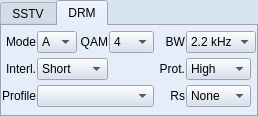
      <widget class="QTabWidget" name="settingsTableWidget">
       <property name="sizePolicy">
        <sizepolicy hsizetype="Preferred" vsizetype="Preferred">
         <horstretch>0</horstretch>
         <verstretch>0</verstretch>
        </sizepolicy>
       </property>
       <property name="minimumSize">
        <size>
         <width>0</width>
         <height>0</height>
        </size>
       </property>
       <property name="palette">
        <palette>
         <active>
          <colorrole role="WindowText">
           <brush brushstyle="SolidPattern">
            <color alpha="255">
             <red>0</red>
             <green>0</green>
             <blue>0</blue>
            </color>
           </brush>
          </colorrole>
          <colorrole role="Button">
           <brush brushstyle="SolidPattern">
            <color alpha="255">
             <red>211</red>
             <green>221</green>
             <blue>238</blue>
            </color>
           </brush>
          </colorrole>
          <colorrole role="Light">
           <brush brushstyle="SolidPattern">
            <color alpha="255">
             <red>255</red>
             <green>255</green>
             <blue>255</blue>
            </color>
           </brush>
          </colorrole>
          <colorrole role="Midlight">
           <brush brushstyle="SolidPattern">
            <color alpha="255">
             <red>233</red>
             <green>238</green>
             <blue>246</blue>
            </color>
           </brush>
          </colorrole>
          <colorrole role="Dark">
           <brush brushstyle="SolidPattern">
            <color alpha="255">
             <red>105</red>
             <green>110</green>
             <blue>119</blue>
            </color>
           </brush>
          </colorrole>
          <colorrole role="Mid">
           <brush brushstyle="SolidPattern">
            <color alpha="255">
             <red>140</red>
             <green>147</green>
             <blue>158</blue>
            </color>
           </brush>
          </colorrole>
          <colorrole role="Text">
           <brush brushstyle="SolidPattern">
            <color alpha="255">
             <red>0</red>
             <green>0</green>
             <blue>0</blue>
            </color>
           </brush>
          </colorrole>
          <colorrole role="BrightText">
           <brush brushstyle="SolidPattern">
            <color alpha="255">
             <red>255</red>
             <green>255</green>
             <blue>255</blue>
            </color>
           </brush>
          </colorrole>
          <colorrole role="ButtonText">
           <brush brushstyle="SolidPattern">
            <color alpha="255">
             <red>0</red>
             <green>0</green>
             <blue>0</blue>
            </color>
           </brush>
          </colorrole>
          <colorrole role="Base">
           <brush brushstyle="SolidPattern">
            <color alpha="255">
             <red>255</red>
             <green>255</green>
             <blue>255</blue>
            </color>
           </brush>
          </colorrole>
          <colorrole role="Window">
           <brush brushstyle="SolidPattern">
            <color alpha="255">
             <red>215</red>
             <green>229</green>
             <blue>238</blue>
            </color>
           </brush>
          </colorrole>
          <colorrole role="Shadow">
           <brush brushstyle="SolidPattern">
            <color alpha="255">
             <red>0</red>
             <green>0</green>
             <blue>0</blue>
            </color>
           </brush>
          </colorrole>
          <colorrole role="Highlight">
           <brush brushstyle="SolidPattern">
            <color alpha="255">
             <red>0</red>
             <green>0</green>
             <blue>128</blue>
            </color>
           </brush>
          </colorrole>
          <colorrole role="HighlightedText">
           <brush brushstyle="SolidPattern">
            <color alpha="255">
             <red>255</red>
             <green>255</green>
             <blue>255</blue>
            </color>
           </brush>
          </colorrole>
          <colorrole role="Link">
           <brush brushstyle="SolidPattern">
            <color alpha="255">
             <red>0</red>
             <green>0</green>
             <blue>0</blue>
            </color>
           </brush>
          </colorrole>
          <colorrole role="LinkVisited">
           <brush brushstyle="SolidPattern">
            <color alpha="255">
             <red>0</red>
             <green>0</green>
             <blue>0</blue>
            </color>
           </brush>
          </colorrole>
         </active>
         <inactive>
          <colorrole role="WindowText">
           <brush brushstyle="SolidPattern">
            <color alpha="255">
             <red>0</red>
             <green>0</green>
             <blue>0</blue>
            </color>
           </brush>
          </colorrole>
          <colorrole role="Button">
           <brush brushstyle="SolidPattern">
            <color alpha="255">
             <red>211</red>
             <green>221</green>
             <blue>238</blue>
            </color>
           </brush>
          </colorrole>
          <colorrole role="Light">
           <brush brushstyle="SolidPattern">
            <color alpha="255">
             <red>255</red>
             <green>255</green>
             <blue>255</blue>
            </color>
           </brush>
          </colorrole>
          <colorrole role="Midlight">
           <brush brushstyle="SolidPattern">
            <color alpha="255">
             <red>244</red>
             <green>248</green>
             <blue>255</blue>
            </color>
           </brush>
          </colorrole>
          <colorrole role="Dark">
           <brush brushstyle="SolidPattern">
            <color alpha="255">
             <red>105</red>
             <green>110</green>
             <blue>119</blue>
            </color>
           </brush>
          </colorrole>
          <colorrole role="Mid">
           <brush brushstyle="SolidPattern">
            <color alpha="255">
             <red>140</red>
             <green>147</green>
             <blue>158</blue>
            </color>
           </brush>
          </colorrole>
          <colorrole role="Text">
           <brush brushstyle="SolidPattern">
            <color alpha="255">
             <red>0</red>
             <green>0</green>
             <blue>0</blue>
            </color>
           </brush>
          </colorrole>
          <colorrole role="BrightText">
           <brush brushstyle="SolidPattern">
            <color alpha="255">
             <red>255</red>
             <green>255</green>
             <blue>255</blue>
            </color>
           </brush>
          </colorrole>
          <colorrole role="ButtonText">
           <brush brushstyle="SolidPattern">
            <color alpha="255">
             <red>0</red>
             <green>0</green>
             <blue>0</blue>
            </color>
           </brush>
          </colorrole>
          <colorrole role="Base">
           <brush brushstyle="SolidPattern">
            <color alpha="255">
             <red>255</red>
             <green>255</green>
             <blue>255</blue>
            </color>
           </brush>
          </colorrole>
          <colorrole role="Window">
           <brush brushstyle="SolidPattern">
            <color alpha="255">
             <red>215</red>
             <green>229</green>
             <blue>238</blue>
            </color>
           </brush>
          </colorrole>
          <colorrole role="Shadow">
           <brush brushstyle="SolidPattern">
            <color alpha="255">
             <red>0</red>
             <green>0</green>
             <blue>0</blue>
            </color>
           </brush>
          </colorrole>
          <colorrole role="Highlight">
           <brush brushstyle="SolidPattern">
            <color alpha="255">
             <red>0</red>
             <green>0</green>
             <blue>128</blue>
            </color>
           </brush>
          </colorrole>
          <colorrole role="HighlightedText">
           <brush brushstyle="SolidPattern">
            <color alpha="255">
             <red>255</red>
             <green>255</green>
             <blue>255</blue>
            </color>
           </brush>
          </colorrole>
          <colorrole role="Link">
           <brush brushstyle="SolidPattern">
            <color alpha="255">
             <red>0</red>
             <green>0</green>
             <blue>192</blue>
            </color>
           </brush>
          </colorrole>
          <colorrole role="LinkVisited">
           <brush brushstyle="SolidPattern">
            <color alpha="255">
             <red>128</red>
             <green>0</green>
             <blue>128</blue>
            </color>
           </brush>
          </colorrole>
         </inactive>
         <disabled>
          <colorrole role="WindowText">
           <brush brushstyle="SolidPattern">
            <color alpha="255">
             <red>128</red>
             <green>128</green>
             <blue>128</blue>
            </color>
           </brush>
          </colorrole>
          <colorrole role="Button">
           <brush brushstyle="SolidPattern">
            <color alpha="255">
             <red>211</red>
             <green>221</green>
             <blue>238</blue>
            </color>
           </brush>
          </colorrole>
          <colorrole role="Light">
           <brush brushstyle="SolidPattern">
            <color alpha="255">
             <red>255</red>
             <green>255</green>
             <blue>255</blue>
            </color>
           </brush>
          </colorrole>
          <colorrole role="Midlight">
           <brush brushstyle="SolidPattern">
            <color alpha="255">
             <red>244</red>
             <green>248</green>
             <blue>255</blue>
            </color>
           </brush>
          </colorrole>
          <colorrole role="Dark">
           <brush brushstyle="SolidPattern">
            <color alpha="255">
             <red>105</red>
             <green>110</green>
             <blue>119</blue>
            </color>
           </brush>
          </colorrole>
          <colorrole role="Mid">
           <brush brushstyle="SolidPattern">
            <color alpha="255">
             <red>140</red>
             <green>147</green>
             <blue>158</blue>
            </color>
           </brush>
          </colorrole>
          <colorrole role="Text">
           <brush brushstyle="SolidPattern">
            <color alpha="255">
             <red>128</red>
             <green>128</green>
             <blue>128</blue>
            </color>
           </brush>
          </colorrole>
          <colorrole role="BrightText">
           <brush brushstyle="SolidPattern">
            <color alpha="255">
             <red>255</red>
             <green>255</green>
             <blue>255</blue>
            </color>
           </brush>
          </colorrole>
          <colorrole role="ButtonText">
           <brush brushstyle="SolidPattern">
            <color alpha="255">
             <red>128</red>
             <green>128</green>
             <blue>128</blue>
            </color>
           </brush>
          </colorrole>
          <colorrole role="Base">
           <brush brushstyle="SolidPattern">
            <color alpha="255">
             <red>255</red>
             <green>255</green>
             <blue>255</blue>
            </color>
           </brush>
          </colorrole>
          <colorrole role="Window">
           <brush brushstyle="SolidPattern">
            <color alpha="255">
             <red>215</red>
             <green>229</green>
             <blue>238</blue>
            </color>
           </brush>
          </colorrole>
          <colorrole role="Shadow">
           <brush brushstyle="SolidPattern">
            <color alpha="255">
             <red>0</red>
             <green>0</green>
             <blue>0</blue>
            </color>
           </brush>
          </colorrole>
          <colorrole role="Highlight">
           <brush brushstyle="SolidPattern">
            <color alpha="255">
             <red>0</red>
             <green>0</green>
             <blue>128</blue>
            </color>
           </brush>
          </colorrole>
          <colorrole role="HighlightedText">
           <brush brushstyle="SolidPattern">
            <color alpha="255">
             <red>255</red>
             <green>255</green>
             <blue>255</blue>
            </color>
           </brush>
          </colorrole>
          <colorrole role="Link">
           <brush brushstyle="SolidPattern">
            <color alpha="255">
             <red>0</red>
             <green>0</green>
             <blue>192</blue>
            </color>
           </brush>
          </colorrole>
          <colorrole role="LinkVisited">
           <brush brushstyle="SolidPattern">
            <color alpha="255">
             <red>128</red>
             <green>0</green>
             <blue>128</blue>
            </color>
           </brush>
          </colorrole>
         </disabled>
        </palette>
       </property>
       <property name="currentIndex">
        <number>1</number>
       </property>
       <widget class="QWidget" name="sstvTXTab">
        <attribute name="title">
         <string>SSTV</string>
        </attribute>
        <layout class="QVBoxLayout" name="verticalLayout_3">
         <item>
          <layout class="QHBoxLayout" name="horizontalLayout_4">
           <item>
            <spacer name="horizontalSpacer_6">
             <property name="orientation">
              <enum>Qt::Horizontal</enum>
             </property>
             <property name="sizeHint" stdset="0">
              <size>
               <width>40</width>
               <height>20</height>
              </size>
             </property>
            </spacer>
           </item>
           <item>
            <widget class="QLabel" name="modeLabel">
             <property name="text">
              <string>Mode</string>
             </property>
             <property name="alignment">
              <set>Qt::AlignRight|Qt::AlignTrailing|Qt::AlignVCenter</set>
             </property>
             <property name="wordWrap">
              <bool>false</bool>
             </property>
            </widget>
           </item>
           <item>
            <widget class="QComboBox" name="sstvModeComboBox">
             <property name="toolTip">
              <string>Transmit mode</string>
             </property>
             <property name="statusTip">
              <string>Transmit mode</string>
             </property>
            </widget>
           </item>
          </layout>
         </item>
         <item>
          <spacer name="verticalSpacer_2">
           <property name="orientation">
            <enum>Qt::Vertical</enum>
           </property>
           <property name="sizeHint" stdset="0">
            <size>
             <width>20</width>
             <height>19</height>
            </size>
           </property>
          </spacer>
         </item>
         <item>
          <layout class="QHBoxLayout" name="horizontalLayout_10">
           <item>
            <spacer name="horizontalSpacer_2">
             <property name="orientation">
              <enum>Qt::Horizontal</enum>
             </property>
             <property name="sizeHint" stdset="0">
              <size>
               <width>40</width>
               <height>20</height>
              </size>
             </property>
            </spacer>
           </item>
           <item>
            <widget class="QComboBox" name="sstvResizeComboBox"/>
           </item>
          </layout>
         </item>
        </layout>
       </widget>
       <widget class="QWidget" name="drmTXTab">
        <attribute name="title">
         <string>DRM</string>
        </attribute>
        <layout class="QGridLayout" name="gridLayout_2">
         <property name="leftMargin">
          <number>0</number>
         </property>
         <property name="topMargin">
          <number>0</number>
         </property>
         <property name="rightMargin">
          <number>0</number>
         </property>
         <property name="bottomMargin">
          <number>0</number>
         </property>
         <property name="horizontalSpacing">
          <number>1</number>
         </property>
         <property name="verticalSpacing">
          <number>0</number>
         </property>
         <item row="0" column="0">
          <widget class="QLabel" name="drmModeLabel">
           <property name="minimumSize">
            <size>
             <width>30</width>
             <height>0</height>
            </size>
           </property>
           <property name="text">
            <string>Mode</string>
           </property>
           <property name="alignment">
            <set>Qt::AlignRight|Qt::AlignTrailing|Qt::AlignVCenter</set>
           </property>
           <property name="wordWrap">
            <bool>false</bool>
           </property>
          </widget>
         </item>
         <item row="0" column="1">
          <widget class="QComboBox" name="drmTxModeComboBox">
           <property name="minimumSize">
            <size>
             <width>40</width>
             <height>0</height>
            </size>
           </property>
           <property name="maximumSize">
            <size>
             <width>40</width>
             <height>25</height>
            </size>
           </property>
           <item>
            <property name="text">
             <string>A</string>
            </property>
           </item>
           <item>
            <property name="text">
             <string>B</string>
            </property>
           </item>
           <item>
            <property name="text">
             <string>E</string>
            </property>
           </item>
          </widget>
         </item>
         <item row="0" column="2">
          <widget class="QLabel" name="drmQAMLabel">
           <property name="minimumSize">
            <size>
             <width>30</width>
             <height>0</height>
            </size>
           </property>
           <property name="text">
            <string>QAM</string>
           </property>
           <property name="alignment">
            <set>Qt::AlignRight|Qt::AlignTrailing|Qt::AlignVCenter</set>
           </property>
           <property name="wordWrap">
            <bool>false</bool>
           </property>
          </widget>
         </item>
         <item row="0" column="3">
          <widget class="QComboBox" name="drmTxQAMComboBox">
           <property name="minimumSize">
            <size>
             <width>45</width>
             <height>0</height>
            </size>
           </property>
           <property name="maximumSize">
            <size>
             <width>45</width>
             <height>16777215</height>
            </size>
           </property>
           <item>
            <property name="text">
             <string>4</string>
            </property>
           </item>
           <item>
            <property name="text">
             <string>16</string>
            </property>
           </item>
           <item>
            <property name="text">
             <string>64</string>
            </property>
           </item>
          </widget>
         </item>
         <item row="0" column="4">
          <widget class="QLabel" name="drmBandwidthLabel">
           <property name="minimumSize">
            <size>
             <width>30</width>
             <height>0</height>
            </size>
           </property>
           <property name="text">
            <string>BW</string>
           </property>
           <property name="alignment">
            <set>Qt::AlignRight|Qt::AlignTrailing|Qt::AlignVCenter</set>
           </property>
           <property name="wordWrap">
            <bool>false</bool>
           </property>
          </widget>
         </item>
         <item row="0" column="5">
          <widget class="QComboBox" name="drmTxBandwidthComboBox">
           <property name="minimumSize">
            <size>
             <width>70</width>
             <height>0</height>
            </size>
           </property>
           <property name="maximumSize">
            <size>
             <width>70</width>
             <height>16777215</height>
            </size>
           </property>
            <item>
            <property name="text">
             <string>2.2 kHz</string>
            </property>
           </item>
           <item>
            <property name="text">
             <string>2.5 kHz</string>
            </property>
           </item>
          </widget>
         </item>
         <item row="1" column="0">
          <widget class="QLabel" name="drmInterleavelabel">
           <property name="minimumSize">
            <size>
             <width>30</width>
             <height>0</height>
            </size>
           </property>
           <property name="text">
            <string>Interl.</string>
           </property>
           <property name="alignment">
            <set>Qt::AlignRight|Qt::AlignTrailing|Qt::AlignVCenter</set>
           </property>
           <property name="wordWrap">
            <bool>false</bool>
           </property>
          </widget>
         </item>
         <item row="1" column="1" colspan="2">
          <widget class="QComboBox" name="drmTxInterleaveComboBox">
           <item>
            <property name="text">
             <string>Short</string>
            </property>
           </item>
           <item>
            <property name="text">
             <string>Long</string>
            </property>
           </item>
          </widget>
         </item>
         <item row="1" column="4">
          <widget class="QLabel" name="drmProtectionLabel">
           <property name="minimumSize">
            <size>
             <width>30</width>
             <height>0</height>
            </size>
           </property>
           <property name="text">
            <string>Prot.</string>
           </property>
           <property name="alignment">
            <set>Qt::AlignRight|Qt::AlignTrailing|Qt::AlignVCenter</set>
           </property>
           <property name="wordWrap">
            <bool>false</bool>
           </property>
          </widget>
         </item>
         <item row="1" column="5">
          <widget class="QComboBox" name="drmTxProtectionComboBox">
           <property name="minimumSize">
            <size>
             <width>65</width>
             <height>0</height>
            </size>
           </property>
           <property name="maximumSize">
            <size>
             <width>65</width>
             <height>25</height>
            </size>
           </property>
           <item>
            <property name="text">
             <string>High</string>
            </property>
           </item>
           <item>
            <property name="text">
             <string>Low</string>
            </property>
           </item>
          </widget>
         </item>
         <item row="2" column="0">
          <widget class="QLabel" name="drmProfileLabel">
           <property name="text">
            <string>Profile</string>
           </property>
           <property name="alignment">
            <set>Qt::AlignRight|Qt::AlignTrailing|Qt::AlignVCenter</set>
           </property>
          </widget>
         </item>
         <item row="2" column="1" colspan="3">
          <widget class="QComboBox" name="drmProfileComboBox">
           <property name="maximumSize">
            <size>
             <width>16777215</width>
             <height>25</height>
            </size>
           </property>
          </widget>
         </item>
         <item row="2" column="4">
          <widget class="QLabel" name="drmReadSolomonLabel">
           <property name="minimumSize">
            <size>
             <width>30</width>
             <height>0</height>
            </size>
           </property>
           <property name="text">
            <string>Rs</string>
           </property>
           <property name="alignment">
            <set>Qt::AlignRight|Qt::AlignTrailing|Qt::AlignVCenter</set>
           </property>
           <property name="wordWrap">
            <bool>false</bool>
           </property>
          </widget>
         </item>
         <item row="2" column="5">
          <widget class="QComboBox" name="drmTxReedSolomonComboBox">
           <property name="minimumSize">
            <size>
             <width>65</width>
             <height>0</height>
            </size>
           </property>
           <property name="maximumSize">
            <size>
             <width>65</width>
             <height>16777215</height>
            </size>
           </property>
           <item>
            <property name="text">
             <string>None</string>
            </property>
           </item>
           <item>
            <property name="text">
             <string>RS1</string>
            </property>
           </item>
           <item>
            <property name="text">
             <string>RS2</string>
            </property>
           </item>
           <item>
            <property name="text">
             <string>RS3</string>
            </property>
           </item>
           <item>
            <property name="text">
             <string>RS4</string>
            </property>
           </item>
          </widget>
         </item>
        </layout>
       </widget>
      </widget>
